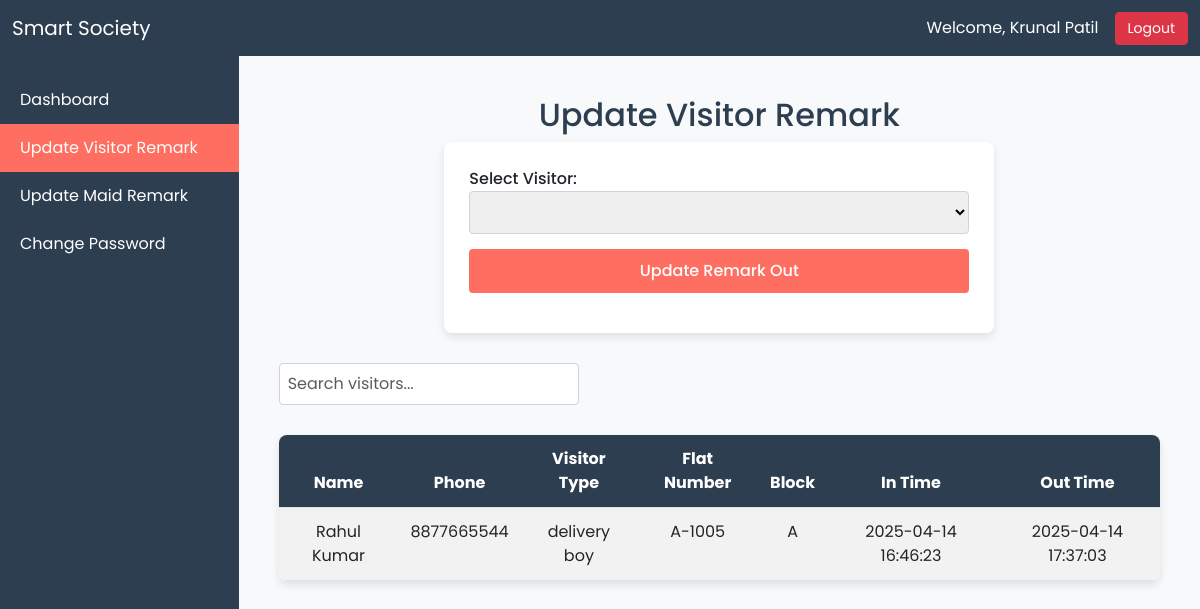
/Watchman/update_visitor_remark.php (signed in), run on the app's committed database.
### tables this page shows
CREATE TABLE `visitors` (
  `visitor_id` int(11) NOT NULL,
  `name` varchar(100) NOT NULL,
  `phone` varchar(15) DEFAULT NULL,
  `visitor_type` enum('delivery boy','courier') NOT NULL,
  `flat_number` varchar(10) NOT NULL,
  `block` varchar(10) NOT NULL,
  `remark_in` datetime DEFAULT NULL,
  `remark_out` datetime DEFAULT NULL
);

### Watchman/update_visitor_remark.php (the view, shortened to what this page needs)
<?php
include_once('../config/db_connection.php');
$all_visitors = "SELECT name, phone, visitor_type, flat_number, block, remark_in, remark_out FROM visitors";
$result = mysqli_query($conn, $all_visitors);
$watchman_name = $_SESSION['watchman_name'];
?>
<!DOCTYPE html>
<html lang="en">
<head>
    <link href="https://cdn.jsdelivr.net/npm/bootstrap@5.3.0/dist/css/bootstrap.min.css" rel="stylesheet">
</head>
<body>
    <nav class="navbar navbar-expand-lg navbar-dark">
        <div class="container-fluid">
            <a class="navbar-brand" href="#">Smart Society</a>
            <div class="ms-auto d-flex align-items-center">
                <span class="navbar-text me-3">Welcome, <?php echo htmlspecialchars($watchman_name); ?></span>
                <a href="watchman_logout.php" class="btn btn-danger btn-sm">Logout</a>
            </div>
        </div>
    </nav>
    <div class="wrapper">
        <div class="sidebar">
            <ul>
                <li><a href="watchman_dashboard.php">Dashboard</a></li>
                <li><a href="update_visitor_remark.php" class="active">Update Visitor Remark</a></li>
                <li><a href="update_maid_remark.php">Update Maid Remark</a></li>
                <li><a href="change_watchman_password.php">Change Password</a></li>
            </ul>
        </div>
        <div class="main-content">
            <h2>Update Visitor Remark</h2>
            <div class="form-container">
                <form method="post">
                    <label>Select Visitor:</label>
                    <select name="visitor_id" required>
                    </select>
                    <input type="submit" name="update_remark" value="Update Remark Out">
                </form>
            </div>
            <div class="search-container">
                <input type="text" id="search" class="form-control" placeholder="Search visitors...">
            </div>
            <div class="table-container">
                <table class="table table-striped" id="visitortable">
                    <thead>
                        <tr>
                            <th>Name</th>
                            <th>Phone</th>
                            <th>Visitor Type</th>
                            <th>Flat Number</th>
                            <th>Block</th>
                            <th>In Time</th>
                            <th>Out Time</th>
                        </tr>
                    </thead>
                    <tbody>
                        <?php while ($row = mysqli_fetch_assoc($result)) { ?>
                            <tr>
                                <td><?php echo htmlspecialchars($row['name']); ?></td>
                                <td><?php echo htmlspecialchars($row['phone']); ?></td>
                                <td><?php echo htmlspecialchars($row['visitor_type']); ?></td>
                                <td><?php echo htmlspecialchars($row['flat_number']); ?></td>
                                <td><?php echo htmlspecialchars($row['block']); ?></td>
                                <td><?php echo htmlspecialchars($row['remark_in']); ?></td>
                                <td><?php echo htmlspecialchars($row['remark_out']); ?></td>
                            </tr>
                        <?php } ?>
                    </tbody>
                </table>
            </div>
        </div>
    </div>
</body>
</html>

### Watchman/update_visitor_remark.php (style rules this page uses)
body { font-family: 'Poppins', sans-serif; background-color: #f8f9fa; margin: 0; padding: 0; }
.navbar { background-color: #2c3e50; }
.navbar-brand, .navbar-text { color: #ffffff !important; }
.btn-danger { font-size: 14px; padding: 5px 12px; }
.wrapper { display: flex; flex-direction: row; }
.sidebar { width: 250px; background-color: #2c3e50; padding-top: 20px; min-height: 100vh; transition: all 0.3s ease; }
.sidebar ul { list-style: none; padding: 0; }
.sidebar ul li a { display: block; padding: 12px 20px; color: #ffffff; text-decoration: none; transition: 0.3s; }
.sidebar ul li a:hover, .sidebar ul li a.active { background-color: #ff6f61; }
.main-content { flex-grow: 1; padding: 40px; }
h2 { text-align: center; color: #2c3e50; }
.form-container { background: #ffffff; padding: 25px; border-radius: 8px; box-shadow: 0 4px 8px rgba(0, 0, 0, 0.1); max-width: 550px; margin: auto; }
.form-container label { font-weight: 500; }
.form-container input, .form-container select { width: 100%; padding: 8px; margin-bottom: 15px; border: 1px solid #ced4da; border-radius: 4px; }
.form-container input[type="submit"] { background-color: #ff6f61; color: white; font-weight: 500; border: none; cursor: pointer; padding: 10px; }
.table-container { margin-top: 30px; }
.table { background-color: #ffffff; border-radius: 8px; overflow: hidden; box-shadow: 0 4px 8px rgba(0, 0, 0, 0.1); }
.table th { background-color: #2c3e50; color: white; }
.table td, .table th { padding: 12px; text-align: center; }
.table-striped tbody tr:nth-of-type(odd) { background-color: #f8f9fa; }
.search-container { text-align: center; margin-top: 30px; }
.search-container input { padding: 8px; width: 300px; border: 1px solid #ced4da; border-radius: 4px; }

### data on the page
visitors: name "Rahul Kumar", phone "8877665544", visitor_type "delivery boy", flat_number "A-1005", block "A", remark_in "2025-04-14 16:46:23", remark_out "2025-04-14 17:37:03"

### other printed values
$watchman_name "Krunal Patil"
